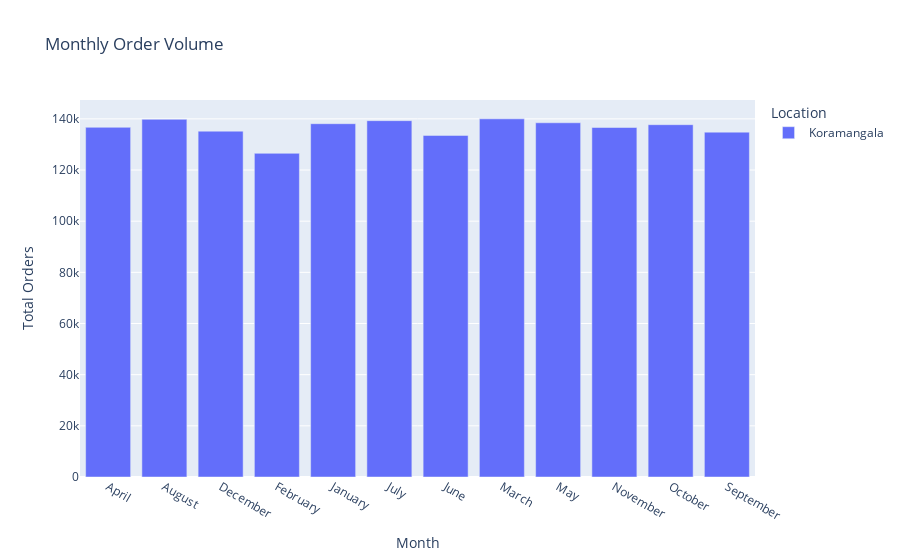

Notebook code cell kept with this figure:
### Code cell
# Monthly Order Volume Analysis
monthly_order_volume = product_data.groupby(['Month','Location'])['Order_Volume'].sum().reset_index()
# Plotting Monthly Order Volume
fig = px.bar(monthly_order_volume, x='Month', y='Order_Volume',color='Location', title='Monthly Order Volume', 
             labels={'Order_Volume': 'Total Orders'})
fig.show()

### Figure 1 — Plotly figure (JSON) as saved in the notebook; plotly's stock layout.template omitted (floating-point values rounded to 4 significant figures)
{"data": [{"alignmentgroup": "True", "hovertemplate": "Location=Koramangala<br>Month=%{x}<br>Total Orders=%{y}<extra></extra>", "legendgroup": "Koramangala", "marker": {"color": "#636efa", "pattern": {"shape": ""}}, "name": "Koramangala", "offsetgroup": "Koramangala", "orientation": "v", "showlegend": true, "textposition": "auto", "type": "bar", "x": ["April", "August", "December", "February", "January", "July", "June", "March", "May", "November", "October", "September"], "xaxis": "x", "y": [136693, 139821, 135189, 126519, 138109, 139297, 133524, 140003, 138469, 136623, 137725, 134807], "yaxis": "y"}], "layout": {"barmode": "relative", "legend": {"title": {"text": "Location"}, "tracegroupgap": 0}, "title": {"text": "Monthly Order Volume"}, "xaxis": {"anchor": "y", "domain": [0, 1], "title": {"text": "Month"}}, "yaxis": {"anchor": "x", "domain": [0, 1], "title": {"text": "Total Orders"}}}}
